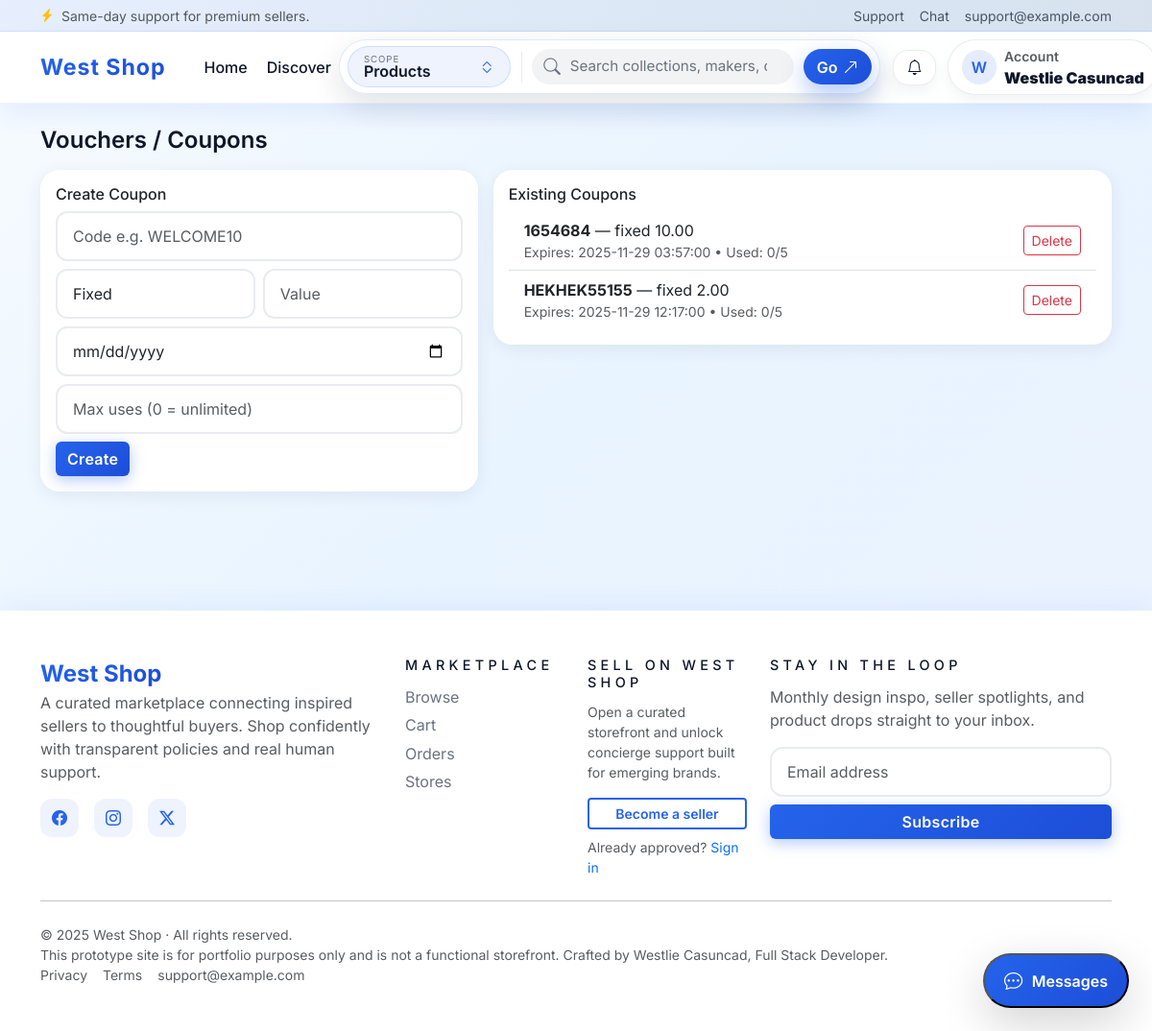
Before: /admin/vouchers.php (signed in) with the older database file.
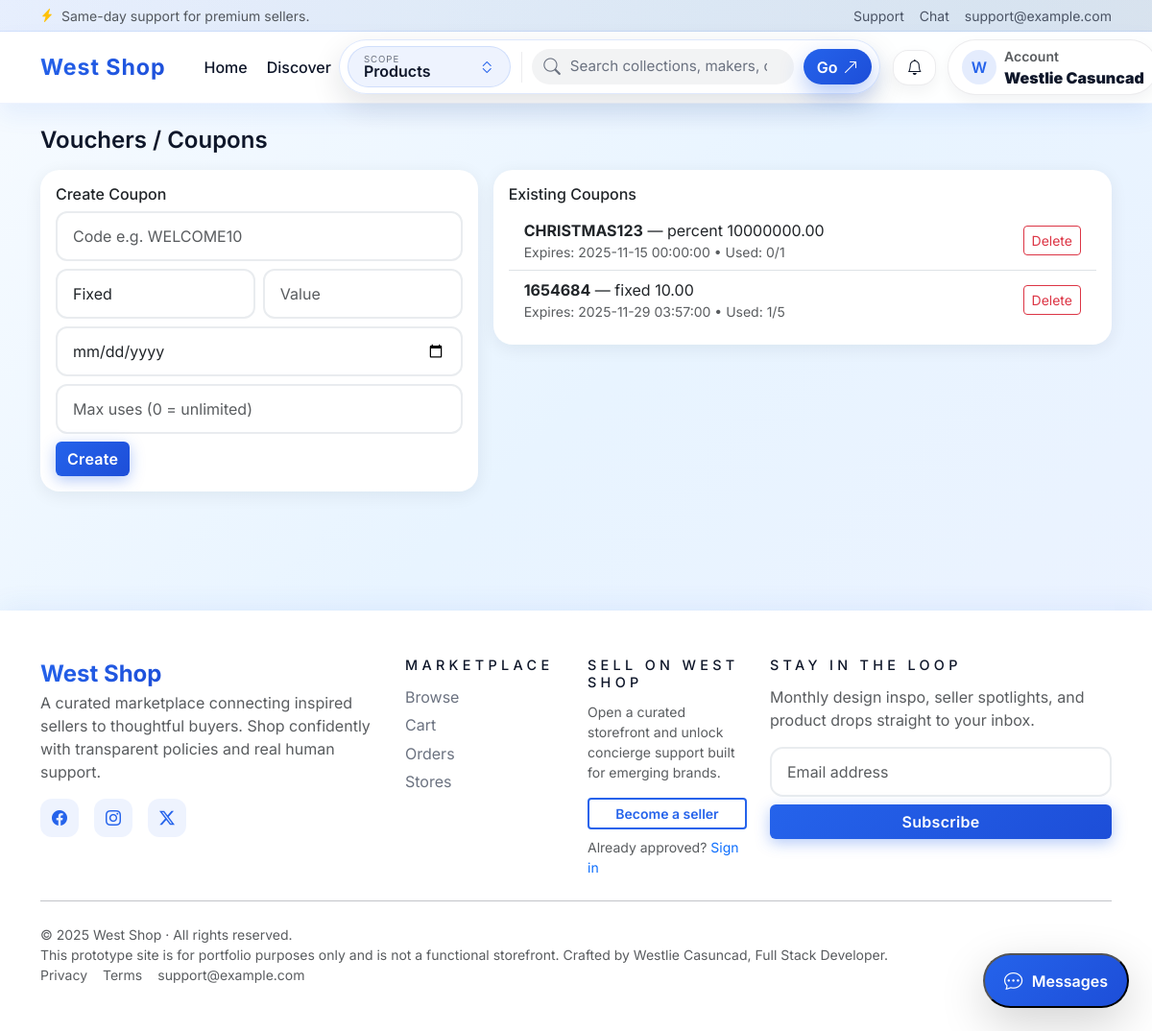
After: the same page with the newer database file.
### tables this page shows
CREATE TABLE `coupons` (
  `coupon_id` int(11) NOT NULL,
  `code` varchar(50) NOT NULL,
  `type` enum('fixed','percent') NOT NULL DEFAULT 'fixed',
  `value` decimal(10,2) NOT NULL DEFAULT 0.00,
  `expires_at` datetime DEFAULT NULL,
  `max_uses` int(11) DEFAULT 0,
  `used_count` int(11) DEFAULT 0,
  `created_by` int(11) DEFAULT NULL,
  `created_at` timestamp NOT NULL DEFAULT current_timestamp(),
  `store_id` int(11) DEFAULT NULL
);

### includes/config.php (called while the page is built, shortened)
<?php
function base_url(string $path = ''): string {
    $base = rtrim(BASE_PATH, '/');
    $path = ltrim($path, '/');
    return $base . '/' . $path;
}
?>

### includes/functions.php (called while the page is built, shortened)
<?php
require_once __DIR__ . '/config.php';
function e(string $s): string { return htmlspecialchars($s, ENT_QUOTES, 'UTF-8'); }

### admin/vouchers.php (the view, shortened to what the changed rows need)
<?php
require_once __DIR__ . '/../includes/config.php';
require_once __DIR__ . '/../includes/functions.php';
$coupons = $pdo->query('SELECT * FROM coupons ORDER BY created_at DESC')->fetchAll();
include __DIR__ . '/../templates/header.php';
?>
<div class="row g-3">
  <div class="col-md-7">
    <div class="card p-3">
      <ul class="list-group list-group-flush">
        <?php foreach($coupons as $c): ?>
          <li class="list-group-item d-flex justify-content-between align-items-center">
            <div>
              <strong><?php echo e($c['code']); ?></strong> — <?php echo e($c['type']); ?> <?php echo e($c['value']); ?>
              <div class="small text-muted">Expires: <?php echo e($c['expires_at'] ?? 'Never'); ?> • Used: <?php echo (int)$c['used_count']; ?>/<?php echo (int)$c['max_uses']; ?></div>
            </div>
            <form method="post" class="mb-0">
              <button class="btn btn-sm btn-outline-danger">Delete</button>
            </form>
          </li>
        <?php endforeach; ?>
      </ul>
    </div>
  </div>
</div>
<?php include __DIR__ . '/../templates/footer.php'; ?>

### templates/header.php (shortened to what the changed rows need)
<?php
require_once __DIR__ . '/../includes/config.php';
require_once __DIR__ . '/../includes/functions.php';
$mainNavItems = [
  ['label' => 'Home', 'href' => base_url('index.php')],
  ['label' => 'Discover', 'href' => base_url('public/product.php?id=1')]
];
?><!doctype html>
<html lang="en">
<head>
  <link href="https://cdn.jsdelivr.net/npm/bootstrap@5.3.3/dist/css/bootstrap.min.css" rel="stylesheet">
  <link href="https://cdn.jsdelivr.net/npm/bootstrap-icons@1.11.3/font/bootstrap-icons.css" rel="stylesheet">
  <link href="<?php echo e(base_url('assets/css/theme.css')); ?>" rel="stylesheet">
</head>
<body class="bg-soft">
<header class="site-header">
  <nav class="navbar navbar-expand-lg nav-glass main-navbar sticky-top">
    <div class="container">
      <div class="navbar-left d-flex align-items-center gap-3">
        <ul class="navbar-nav primary-nav d-none d-lg-flex flex-row gap-1">
          <?php foreach ($mainNavItems as $item): ?>
            <li class="nav-item"><a class="nav-link" href="<?php echo e($item['href']); ?>"><?php echo e($item['label']); ?></a></li>
          <?php endforeach; ?>
        </ul>
      </div>
    </div>
  </nav>
</header>
<main class="page-shell container py-4">

Changed rows visible on the page:
removed coupons: code "HEKHEK55155", type "fixed", value "2.00", expires_at "2025-11-29 12:17:00", used_count "0", max_uses "5"
added coupons: code "CHRISTMAS123", type "percent", value "10000000.00", expires_at "2025-11-15 00:00:00", used_count "0", max_uses "1"
changed coupons "fixed": used_count "0" → "1"
